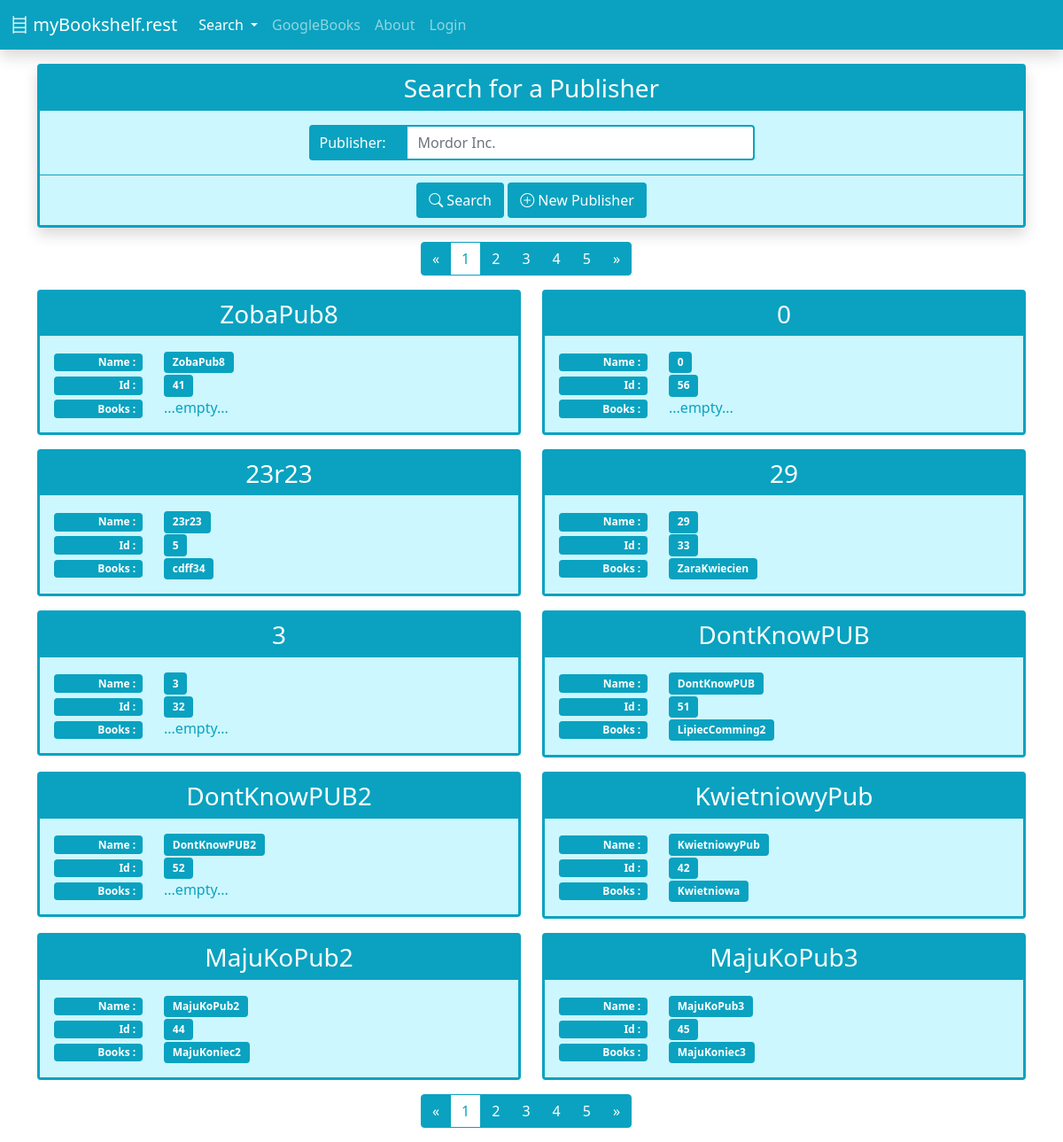
The app's page /publisher/list/ with its own data.
### finder/models.py (models this page shows, shortened)
class AddedBy(models.Model):
    added_by = models.ForeignKey('Profile', on_delete=models.SET_NULL, null=True)
    added_date = models.DateField(default=date.today)
    class Meta:
        abstract = True

class Publisher(AddedBy):
    name = models.CharField(max_length=50, blank=True, null=True, unique=True)

class Book(AddedBy):
    title = models.CharField(max_length=200, blank=True, null=True)
    year = models.PositiveSmallIntegerField(blank=True, null=True)
    g_rank = models.FloatField(blank=True, null=True)
    thumbnail = models.URLField(max_length=500, blank=True, null=True)
    description = models.TextField(blank=True, null=True)
    isbn = models.CharField(max_length=13, blank=True, null=True)
    authors = models.ManyToManyField(Author, blank=True)
    categories = models.ManyToManyField(Category, blank=True)
    publisher = models.ForeignKey(Publisher, on_delete=models.SET_NULL, blank=True, null=True)

### finder/views.py (the view)
# urls.py: path('publisher/list/', views.PublisherListView.as_view(), name='publisher-list'),
class PublisherListView(ListView):
    model = models.Publisher
    template_name = 'finder/publisher_list.html'
    success_url = reverse_lazy('publisher-list')
    form_class = forms.PublisherSearchForm
    ordering = ['name']
    paginate_by = 10
    def get_context_data(self, **kwargs):
        context = super().get_context_data(**kwargs)
        form = self.form_class(self.request.GET)
        context['form'] = form
        q = self.request.GET.copy()
        q.pop(self.page_kwarg, None)
        context['q'] = q.urlencode()
        return context
    def get_queryset(self):
        queryset = super().get_queryset()
        if 'name' in self.request.GET:
            queryset = queryset.filter(name__icontains=self.request.GET.get('name'))
        return queryset

### finder/forms.py
class PublisherSearchForm(forms.Form):
    name = forms.CharField(label='Publisher', max_length=100, required=False,
                           widget=forms.TextInput(attrs={'placeholder': 'Mordor Inc.',
                                                         'extra': models.Publisher.objects.all()}))

### templates/finder/publisher_list.html
{% extends 'finder/main.html' %}
{% block content %}
<div class="container">
    {% include 'finder/publisher_search_form.html' %}
</div>
{% if is_paginated %}
    {% include 'finder/pagination.html' %}
{% endif %}
<div class="container">
    <div class="row">
        {% for publisher in object_list %}
        <div class="col-12 col-xl-6">
                {% include 'finder/publisher_list_element.html' %}
        </div>
        {% endfor %}
    </div>
</div>
{% if is_paginated %}
    {% include 'finder/pagination.html' %}
{% endif %}
{% endblock content %}

### templates/finder/publisher_list_element.html
<div class="card mb-3" id="card_{{ author.id }}" style="background-color: #ccf7ff">
    <div class="card-header h3 position-relative rounded-0">
        <div class="row">
            <div class="col text-center">
                <a class="stretched-link" href="{% url 'publisher-detail' publisher.id %}">
                    {{ publisher.name }}
                </a>
            </div>
        </div>
    </div>
    <div class="card-body p-3" >
        <div class="row ">
            <div class="col-auto">
                <span class="badge text-end" style="width: 100px">
                    Name :
                </span>
            </div>
            <div class="col">
                <a class="btn badge" href="{% url 'publisher-detail' publisher.id %}">
                    {{ publisher.name }}
                </a>
            </div>
        </div>
        <div class="row ">
            <div class="col-auto">
                <span class="badge text-end" style="width: 100px">
                    Id :
                </span>
            </div>
            <div class="col">
                <a class="btn badge" href="{% url 'publisher-detail' publisher.id %}">
                    {{ publisher.id }}
                </a>
            </div>
        </div>
        <div class="row">
            <div class="col-auto">
                <span class="badge text-end" style="width: 100px">
                    Books :
                </span>
            </div>
            <div class="col">
                {% if publisher.book_set.all %}
                    {% for book in publisher.book_set.all  %}
                        <a class="btn badge" href="{% url 'book-detail' book.id %}">
                            {{ book.title }}
                        </a>
                    {% endfor %}
                {% else %}
                    ...empty...
                {% endif %}
            </div>
        </div>
    </div>
</div>

### templates/finder/main.html (style rules this page uses)
body {  background-color: #ffffff; --bs-primary: #0AA2C0; }
a { color:#ffffff; text-decoration: none; }
.card { color: #0AA2C0; border-color: #0AA2C0; background-color: #FFFFFF; border-width: 3px; }
.card-header { color: #ffffff; border-width: 0px; background-color: #0AA2C0; }
.card-body { color: #0AA2C0; background-color: #ccf7ff; }
.btn { border-color: #0AA2C0; border-width: 2px; color: #ffffff; background-color: #0AA2C0; }
.badge { color: #ffffff; background-color: #0AA2C0; }

### records on screen
Publisher: name "ZobaPub8", id "41", shows "...empty..."
Publisher: name "0", id "56", shows "...empty..."
Publisher: name "23r23", id "5"
Book: title "cdff34"
Publisher: name "29", id "33"
Book: title "ZaraKwiecien"
Publisher: name "3", id "32", shows "...empty..."
Publisher: name "DontKnowPUB", id "51"
Book: title "LipiecComming2"
Publisher: name "DontKnowPUB2", id "52", shows "...empty..."
Publisher: name "KwietniowyPub", id "42"
Book: title "Kwietniowa"
Publisher: name "MajuKoPub2", id "44"
Book: title "MajuKoniec2"
Publisher: name "MajuKoPub3", id "45"
Book: title "MajuKoniec3"

### other values on screen
{{ i }} "1" "1"
{{ i }} "2" "3" "4" "5" "2" "3" "4" "5"
